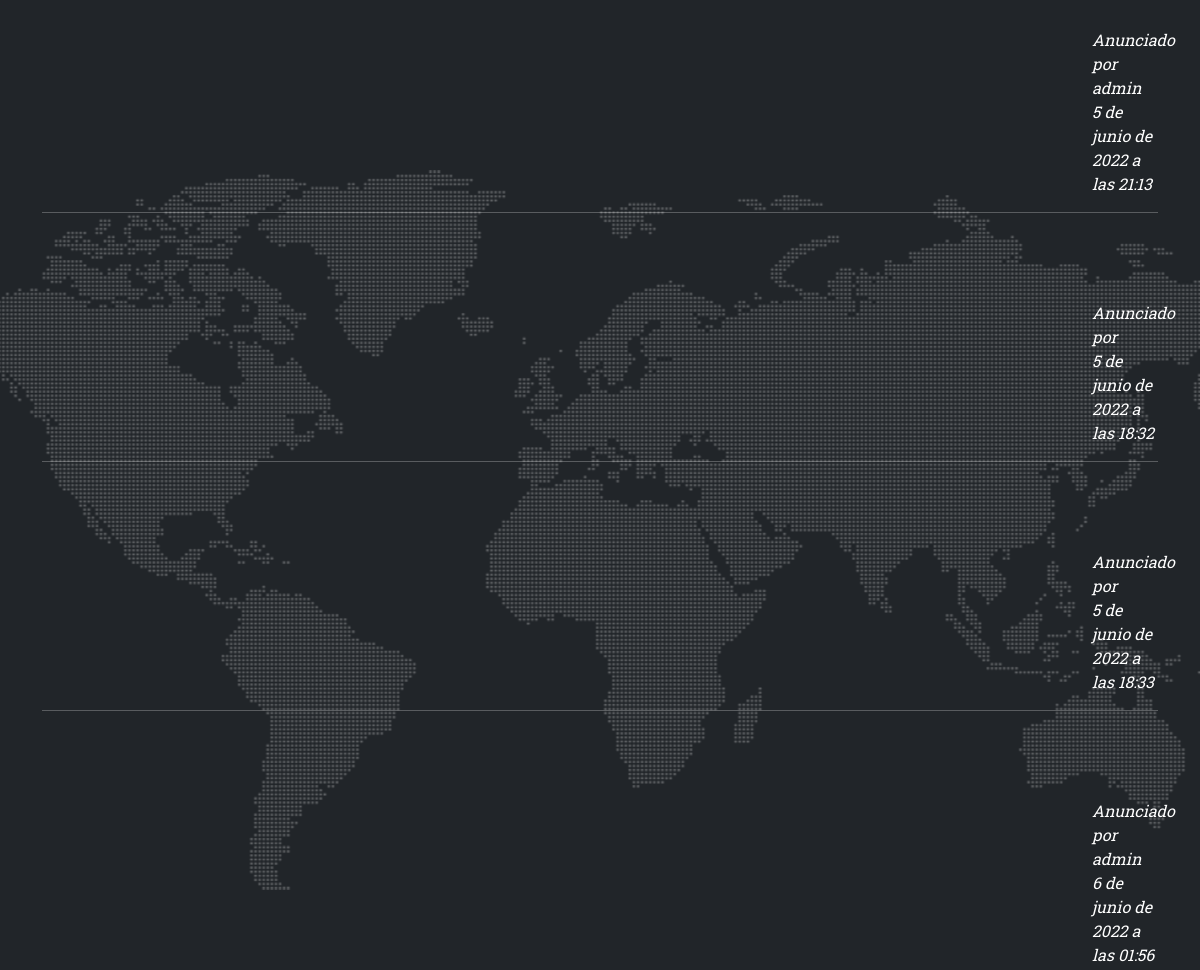
/anuncios (signed in, middle part), run on an earlier commit of the app's database.
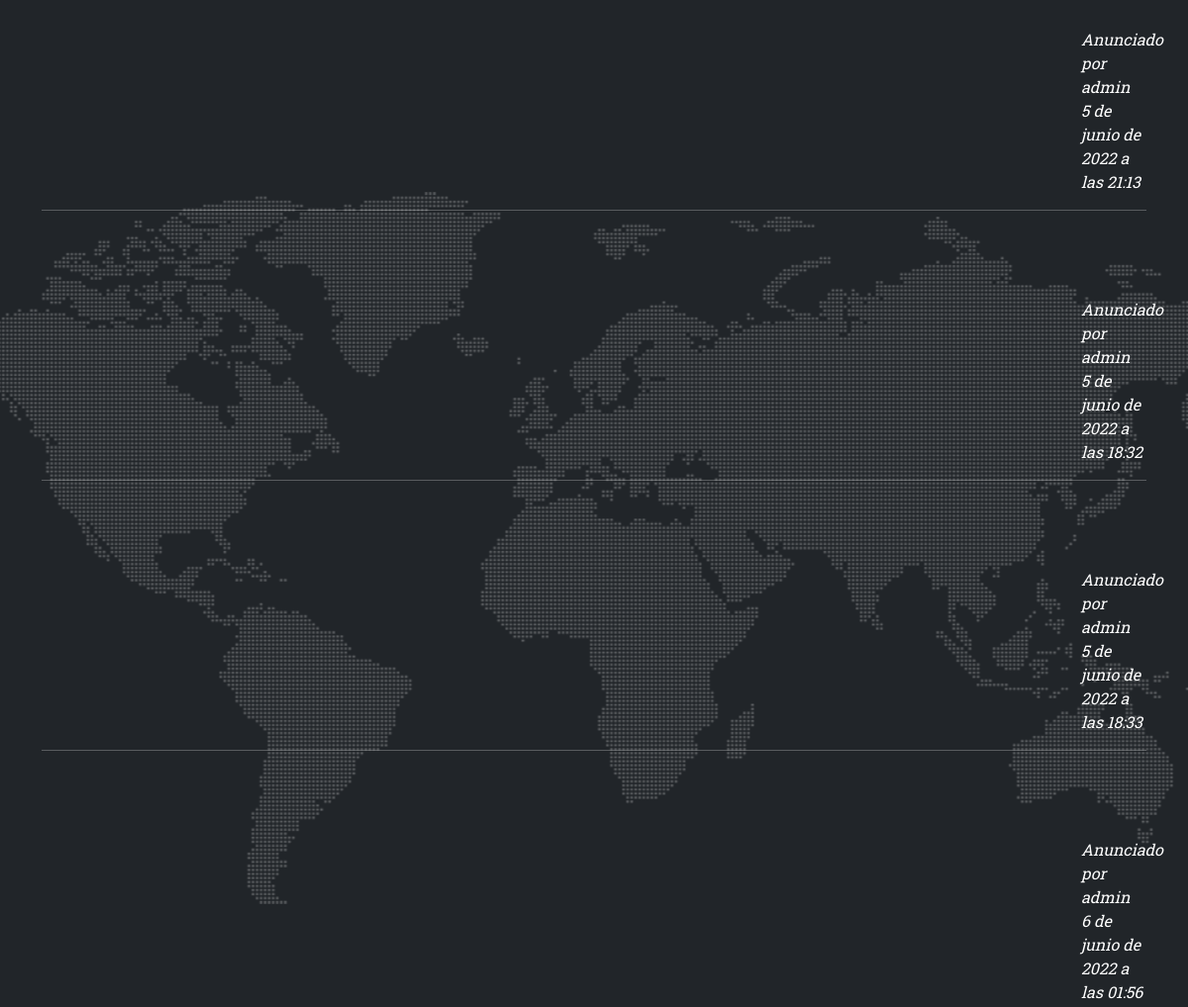
And on a later commit of the database.
### mensajeria/models.py (models this page shows, shortened)
class Anuncio(models.Model):
    creador_id= models.IntegerField()
    creador_usuario = models.TextField(max_length=50)
    mensaje = tinymce_models.HTMLField()
    fecha = models.DateTimeField()

### mensajeria/views.py (the view)
# urls.py: path('anuncios', verAnuncios, name="anuncios"),
@login_required
def verAnuncios(request):
    avatar = Avatar.objects.filter(user=request.user)
    anuncios = Anuncio.objects.all()
    return render(request, 'mensajeria/anuncios.html', {'anuncios':anuncios,'url':avatar[0].avatar.url })

### mensajeria/templates/mensajeria/anuncios.html (shortened to what this page needs)
{% extends "AppDesafio/padre.html" %}
{% load static %}
{% block contenidoQueCambia %}
 {% for anuncio in anuncios %}
<div style="color:white">
                            <div style = "margin-left:1050px; font-style:italic;">
                                 Anunciado por {{ anuncio.creador_usuario }}
                            </div>
                            <div style = "margin-left:1050px; font-style:italic;">
                                 {{anuncio.fecha }}
                           </div>
    </div>
    <hr style="color:white">
    <br>
    <br>
    <br>
 {% endfor %}
{% endblock %}

What changed in the data, as far as the page shows it:
changed Anuncio "5 de junio de 2022 a las 18:32": creador_usuario (not shown) → "admin"
changed Anuncio "5 de junio de 2022 a las 18:33": creador_usuario (not shown) → "admin"
